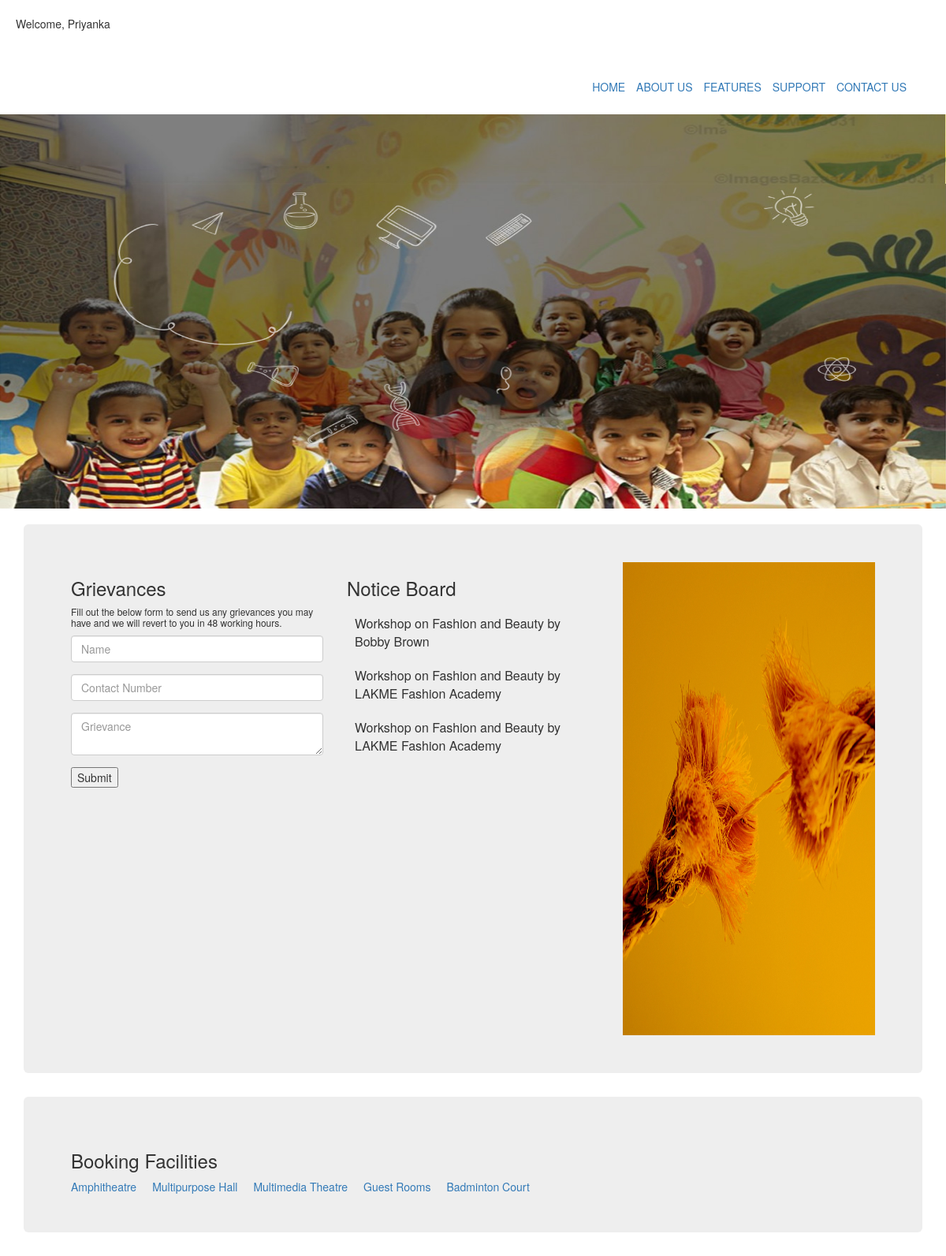
/index.php (signed in), run on the app's committed database.
### tables this page shows
CREATE TABLE IF NOT EXISTS `century_notice` (
`id` int(11) NOT NULL,
  `notice` text NOT NULL,
  `date_added` datetime NOT NULL,
  `more` varchar(50) NOT NULL
);

CREATE TABLE IF NOT EXISTS `century_advertisement` (
`id` int(11) NOT NULL,
  `path` varchar(50) NOT NULL,
  `category` varchar(50) NOT NULL,
  `date_changed` date NOT NULL
);

### index.php (the view, shortened to what this page needs)
<?php
if(isset($_SESSION['member_name']))
{
include("connection.php");
$client_name=$_SESSION['client_name'];
$member_name=$_SESSION['member_name'];
$exe=mysqli_query($conn,"select * from ".$client_name."_notice limit 3");
$query2="select path from ".$client_name."_advertisement where category='vertical'";
$exe2=mysqli_query($conn,$query2);
$res2=mysqli_fetch_assoc($exe2);
$advertisement_path=$res2['path'];
?>
<hmtl>
<head>
<link rel="stylesheet" href="http://maxcdn.bootstrapcdn.com/bootstrap/3.3.7/css/bootstrap.min.css">
</head>
<body>
<div class="header">
<div style="display:block;margin-top:20px;margin-left:20px">
	<p>Welcome, <?php echo $member_name; ?></p>
</div>
<div style="display:block;float:right;margin-right:50px;margin-top:50px">
	<ul style="list-style:none">
    	<li style="display:inline-block;margin-left:10px;margin-bottom:15px"><a href="index.php">HOME</a></li>
        <li style="display:inline-block;margin-left:10px;margin-bottom:15px"><a href="about_us.php">ABOUT US</a></li>
    	<li style="display:inline-block;margin-left:10px;margin-bottom:15px"><a href="features.php">FEATURES</a></li>
        <li style="display:inline-block;margin-left:10px;margin-bottom:15px"><a href="support.php">SUPPORT</a></li>
        <li style="display:inline-block;margin-left:10px;margin-bottom:15px"><a href="contact_us.php">CONTACT US</a></li>
    </ul>
</div>
</div>
<div >
    	<img src="images/banner1.jpg" height="500px" width="100%">
</div>
<div class="container" style="margin-top:20px">
    <div class="jumbotron">
    	<div class="row">
          <div class="col-sm-4">
          	<h3>Grievances</h3>
            <h6>Fill out the below form to send us any grievances you may have and we will revert to you in 48 working hours.</h6>
                    <form method="post">
                        <div class="form-group">
                            <input type="text" name="name" id="name" class="form-control" placeholder="Name">
                        </div>
                        <div class="form-group">
                            <input type="text" name="phone" id="phone" class="form-control" placeholder="Contact Number" onKeyPress=" return isNumber()">
                        </div>
                        <div class="form-group">
                            <textarea name="grievance" id="grievance" placeholder="Grievance" class="form-control"></textarea>
                        </div>
                        <div class="form-group">
                            <input type="submit" name="submit" id="submit" class="" value="Submit">
                        </div>
                    </form>
          </div>
          <div class="col-sm-4">
          		<h3>Notice Board</h3>
                <div class="table-responsive">
                <table>
                <?php
				while($res=mysqli_fetch_assoc($exe))
				{
					?>
                    	<tr >
                    		<td style="padding:10px;"><?php echo $res['notice']; ?></td>
                    	</tr>
                    <?php
				}
				?>
                </table>
                </div>
          </div>
          <div class="col-sm-4"><div style="width:100%;height:600px;text-align:center;"><img src='<?php echo $advertisement_path;?>' alt="no image found" width="100%" height="600px"></div></div>
        </div>
    </div>
</div>
<div class="container">
	<div class="jumbotron">
    	<h3>Booking Facilities</h3>
    	<span><a href="booking.php?category=Amphitheatre">Amphitheatre</a><a href="booking.php?category=Multipurpose Hall" class="link">Multipurpose Hall</a><a href="booking.php?category=Multimedia Theatre" class="link">Multimedia Theatre</a><a href="booking.php?category=Guest Room" class="link">Guest Rooms</a><a href="booking.php?category=Badminton Court" class="link">Badminton Court</a></span>
    </div>
</div>
</body>
</html>
<?php
}
else
header("location:login.php");
?>

### index.php (style rules this page uses)
.link { margin-left:20px; }

### data on the page
century_notice: notice "Workshop on Fashion and Beauty by Bobby Brown"
century_notice: notice "Workshop on Fashion and Beauty by LAKME Fashion Academy"
century_notice: notice "Workshop on Fashion and Beauty by LAKME Fashion Academy"
century_advertisement: path (picture)

### other printed values
$member_name "Priyanka"
